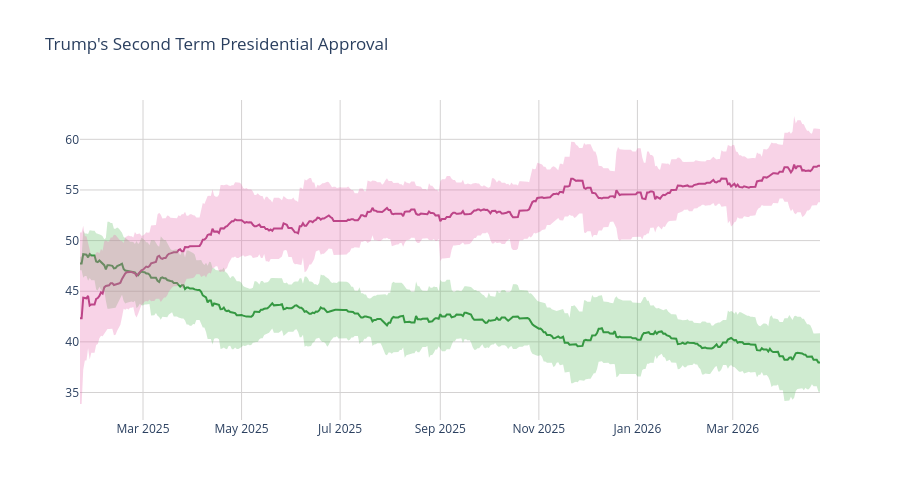

Notebook source saved alongside this figure:
### Code cell
disappr_ci_hex = "#e86eaf"
appr_ci_hex = "#60be65"
disappr_ci_rgba = "rgba(232, 110, 175, 0.3)"
appr_ci_rgba = "rgba(96, 190, 101, 0.3)"
grid_col = "#d4d2d2"


# Approve
fig = go.Figure(go.Scatter(
    x=pres['end_date'],
    y=pres['approve'],
    hovertemplate="%{y:.2f}%",
    name="<b>Approve</b>",
    line=dict(color="#228833"),
    showlegend=False
))

# Disapprove
fig.add_trace(go.Scatter(
    x=pres['end_date'],
    y=pres['disapprove'],
    hovertemplate="%{y:.2f}%",
    name="<b>Disapprove</b>",
    line=dict(color="#aa3377"),
    showlegend=False
    )
)

# Approve CI
fig.add_traces([

    # Upper bound
    go.Scatter(
        x=pres['end_date'],
        y=pres['approve_upper_ci'],
        marker=dict(color=appr_ci_hex),
        line=dict(width=0),
        mode='lines',
        showlegend=False,
        hoverinfo="skip"
    ),

    # Lower bound
    go.Scatter(
        x=pres['end_date'],
        y=pres['approve_lower_ci'],
        marker=dict(color=appr_ci_hex),
        line=dict(width=0),
        mode='lines',
        fillcolor=appr_ci_rgba,
        fill="tonexty",
        showlegend=False,
        hoverinfo="skip"
    )
])

# Disapprove CI
fig.add_traces([

    # Upper bound
    go.Scatter(
        x=pres['end_date'],
        y=pres['disapprove_upper_ci'],
        marker=dict(color=disappr_ci_hex),
        line=dict(width=0),
        mode='lines',
        showlegend=False,
        hoverinfo="skip"
    ),

    # Lower bound
    go.Scatter(
        x=pres['end_date'],
        y=pres['disapprove_lower_ci'],
        marker=dict(color=disappr_ci_hex),
        line=dict(width=0),
        mode='lines',
        fillcolor=disappr_ci_rgba,
        fill="tonexty",
        showlegend=False,
        hoverinfo="skip"
    )
])

fig.update_layout(
    title=dict(text="Trump's Second Term Presidential Approval"),
    hovermode="x"
)

fig.update_xaxes(gridcolor=grid_col)
fig.update_yaxes(gridcolor=grid_col)

fig.update_layout(hovermode="x", hoverlabel_align="right", plot_bgcolor="rgba(0, 0, 0, 0)", height=500)
fig.show()

### Figure 1 — Plotly figure (JSON) as saved in the notebook; plotly's stock layout.template omitted (floating-point values rounded to 4 significant figures; data arrays with more than 128 entries replaced by an {"elided": "..."} marker saying what was removed)
{"data": [{"hovertemplate": "%{y:.2f}%", "line": {"color": "#228833"}, "name": "<b>Approve</b>", "showlegend": false, "type": "scatter", "x": {"elided": "459 str values"}, "y": {"elided": "459 float values"}}, {"hovertemplate": "%{y:.2f}%", "line": {"color": "#aa3377"}, "name": "<b>Disapprove</b>", "showlegend": false, "type": "scatter", "x": {"elided": "459 str values"}, "y": {"elided": "459 float values"}}, {"hoverinfo": "skip", "line": {"width": 0}, "marker": {"color": "#60be65"}, "mode": "lines", "showlegend": false, "type": "scatter", "x": {"elided": "459 str values"}, "y": {"elided": "459 float values"}}, {"fill": "tonexty", "fillcolor": "rgba(96, 190, 101, 0.3)", "hoverinfo": "skip", "line": {"width": 0}, "marker": {"color": "#60be65"}, "mode": "lines", "showlegend": false, "type": "scatter", "x": {"elided": "459 str values"}, "y": {"elided": "459 float values"}}, {"hoverinfo": "skip", "line": {"width": 0}, "marker": {"color": "#e86eaf"}, "mode": "lines", "showlegend": false, "type": "scatter", "x": {"elided": "459 str values"}, "y": {"elided": "459 float values"}}, {"fill": "tonexty", "fillcolor": "rgba(232, 110, 175, 0.3)", "hoverinfo": "skip", "line": {"width": 0}, "marker": {"color": "#e86eaf"}, "mode": "lines", "showlegend": false, "type": "scatter", "x": {"elided": "459 str values"}, "y": {"elided": "459 float values"}}], "layout": {"height": 500, "hoverlabel": {"align": "right"}, "hovermode": "x", "plot_bgcolor": "rgba(0, 0, 0, 0)", "title": {"text": "Trump's Second Term Presidential Approval"}, "xaxis": {"gridcolor": "#d4d2d2"}, "yaxis": {"gridcolor": "#d4d2d2"}}}
